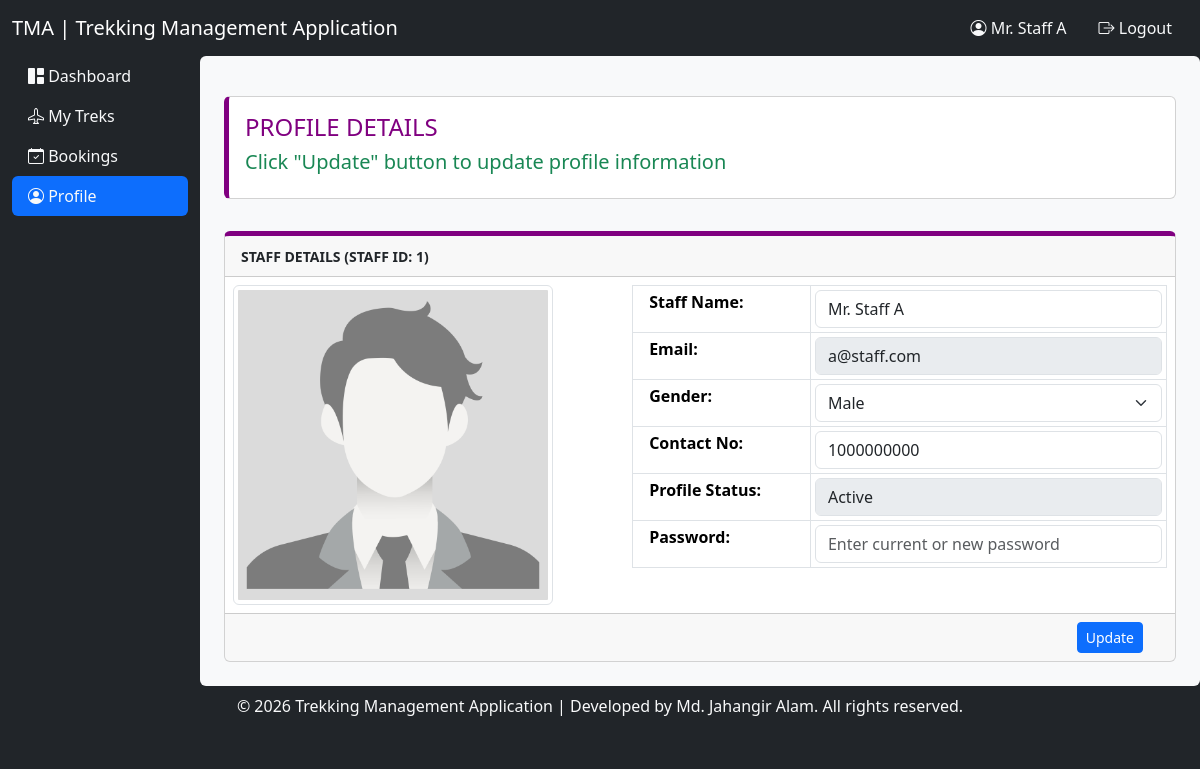
The page /staffProfile (signed in) on the database its author committed.
### application/models.py (models this page shows)
class Staff(db.Model):
    __tablename__ = 'staffs'
    id = db.Column(db.Integer, primary_key = True)
    user_id = db.Column(db.Integer, db.ForeignKey('users.id'), nullable = False) ## Added to link User model
    full_name = db.Column(db.String(255), nullable = False)
    contact_no = db.Column(db.Integer, nullable = False)
    gender = db.Column(db.String(255), nullable = False) ## Added additionaly
    user = db.relationship('User')

class User(db.Model):
    __tablename__ = 'users'
    id = db.Column(db.Integer, primary_key = True)
    username = db.Column(db.String(255), unique= True, nullable = False)
    password = db.Column(db.String(255), nullable = False)
    user_role = db.Column(db.String(255), nullable = False)
    status = db.Column(db.String(255), nullable = False, default = "deactive") ## Or active / blacklisted

### application/controllers.py (the view, shortened to what this page needs)
@app.route('/staffProfile', methods = ['GET', 'POST'])
def staff_profile():
    auth = req_role('staff')
    if auth == False:
        return redirect(url_for('logout'))
    logged_staff_id = session['user_id']
    staff = Staff.query.filter_by(user_id = logged_staff_id).first()
    if request.method == 'GET':
        return render_template('staffProfile.html', staff = staff)

### application/controllers.py (called while the page is built)
def req_role(required_role):
    if not session:
        return False
    if session['user_role'] != required_role:
        return False

### templates/staffProfile.html (shortened to what this page needs)
{% set pageTitle = "Staff | Profile Details" %}
{% set pageID = 24 %}
{% extends 'baseTemplate.tpl.html' %}
    {% block ContentArea %}
    <div class="container-fluid">
        <div class="row">
            {% include 'sidebar.inc.html' %}
            <div class="col-10 offset-2 p-4 bg-light rounded">
                <div class="row pt-2 mt-2 mb-4">
                    <div class="col">
                        <div class="card" style="border-left: 5px solid purple;">
                            <div class="card-body">
                                <h4 class="text-uppercase" style="color: purple;">Profile Details</h4>
                                <p class="h5 text-success">Click "Update" button to update profile information</em></p>
                            </div>
                        </div>
                    </div>
                </div>
                <div class="row pt-2 mt-2">
                    <div class="col">
                        <div class="card" style="border-top: 5px solid purple;">
                            <div class="card-header">
                                <small class="text-uppercase"><strong>Staff Details (Staff ID: {{ staff.id }})</strong></small>
                            </div>
                            <form action="#" method="post">
                                <div class="card-body p-2 row">
                                    <div class="col-5">
                                        {% if staff.gender == 'male' %}
                                        <img class="img-fluid rounded img-thumbnail"
                                            src="{{ url_for('static', filename = 'images/male.jpg') }}"
                                            alt="Profile Image"
                                            style="max-width: 320px; max-height: 320px;">
                                        {% elif staff.gender == 'female' %}
                                        <img class="img-fluid rounded img-thumbnail"
                                            src="{{ url_for('static', filename = 'images/female.jpg') }}"
                                            alt="Profile Image"
                                            style="max-width: 320px; max-height: 320px;">
                                        {% endif %}
                                    </div>
                                    <div class="col-7">
                                        <table class="table table-sm table-bordered">
                                            <tbody class="bg-light">
                                                <tr class="align-top">
                                                    <th class="ps-3">Staff Name: </th>
                                                    <td>
                                                        <input type="text" class="form-control" name="full_name" value="{{ staff.full_name }}" required>
                                                    </td>
                                                </tr>
                                                <tr class="align-top">
                                                    <th class="ps-3">Email: </th>
                                                    <td>
                                                        <input type="email" class="form-control" name="username" value="{{ staff.user.username }}" disabled>
                                                    </td>
                                                </tr>
                                                <tr class="align-top">
                                                    <th class="ps-3">Gender: </th>
                                                    <td>
                                                        <select class="form-select" name="gender" required>
                                                            <option value="male" {{ 'selected' if staff.gender == 'male' }}>Male</option>
                                                        </select>
                                                    </td>
                                                </tr>
                                                <tr class="align-top">
                                                    <th class="ps-3">Contact No: </th>
                                                    <td>
                                                        <input type="text" class="form-control" name="contact_no" value="{{ staff.contact_no }}" required>
                                                    </td>
                                                </tr>
                                                <tr class="align-top">
                                                    <th class="ps-3">Profile Status: </th>
                                                    <td>
                                                        <input type="text" class="form-control" name="user_status" value="{{ staff.user.status.capitalize() }}" disabled>
                                                    </td>
                                                </tr>
                                                <tr>
                                                    <th class="ps-3">Password:</th>
                                                    <td>
                                                        <input type="password" class="form-control" name="password" placeholder="Enter current or new password" required>
                                                    </td>
                                                </tr>
                                            </tbody>
                                        </table>
                                    </div>
                                </div>
                                <div class="card-footer text-end">
                                    <input type="submit" class="btn btn-sm btn-primary me-3" value="Update">
                                </div>
                            </form>
                        </div>
                    </div>
                </div>
            </div>
        </div>
    </div>
    {% endblock %}

### templates/baseTemplate.tpl.html (shortened to what this page needs)
<!DOCTYPE html>
<html lang="en">
<head>
    <link rel="stylesheet" href="{{ url_for('static', filename = 'bootstrap-5.3.8/bootstrap.min.css') }}">
    <link rel="stylesheet" href="{{ url_for('static', filename = 'css/styles.css') }}">
    <link rel="stylesheet" href="https://cdn.jsdelivr.net/npm/bootstrap-icons@1.13.1/font/bootstrap-icons.min.css">
</head>
<body class="bg-dark">
    <nav class="navbar navbar-dark bg-dark sticky-top" style="height: 7vh;">
        <div class="container-fluid">
            <a class="navbar-brand" href="/"><span class="h5">TMA | Trekking Management Application</span></a>
            {% if session['username'] %}
                <ul class="nav">
                    <li class="nav-item">
                        <a class="nav-link text-light" href="#">
                            <i class="bi bi-person-circle"></i>
                            {% if session['user_role'] == "admin" %}
                                {{ session['username'].capitalize() }}
                            {% elif session['user_role'] == "staff" or session['user_role'] == "trekker" %}
                                {{ session['full_name'] }}
                            {% endif %}
                        </a>
                    </li>
                    <li class="nav-item">
                        <a class="nav-link text-light" href="{{ url_for('logout') }}">
                            <i class="bi bi-box-arrow-right"></i> Logout
                        </a>
                    </li>
                </ul>
            {% endif %}
        </div>
    </nav>
    {% block ContentArea %}
    {% endblock %}
    <div class="container-fluid">
        <div class="row bg-dark pt-2" style="height: 7vh;">
            <div class="col text-center text-light">
                <p>&copy; 2026 Trekking Management Application | Developed by Md. Jahangir Alam. All rights reserved.</p>
            </div>
        </div>
    </div>
</body>
</html>

### rows shown on the page
Staff: full_name "Mr. Staff A", id "1", contact_no "1000000000"
User: username "a@staff.com", user_status "Active"
